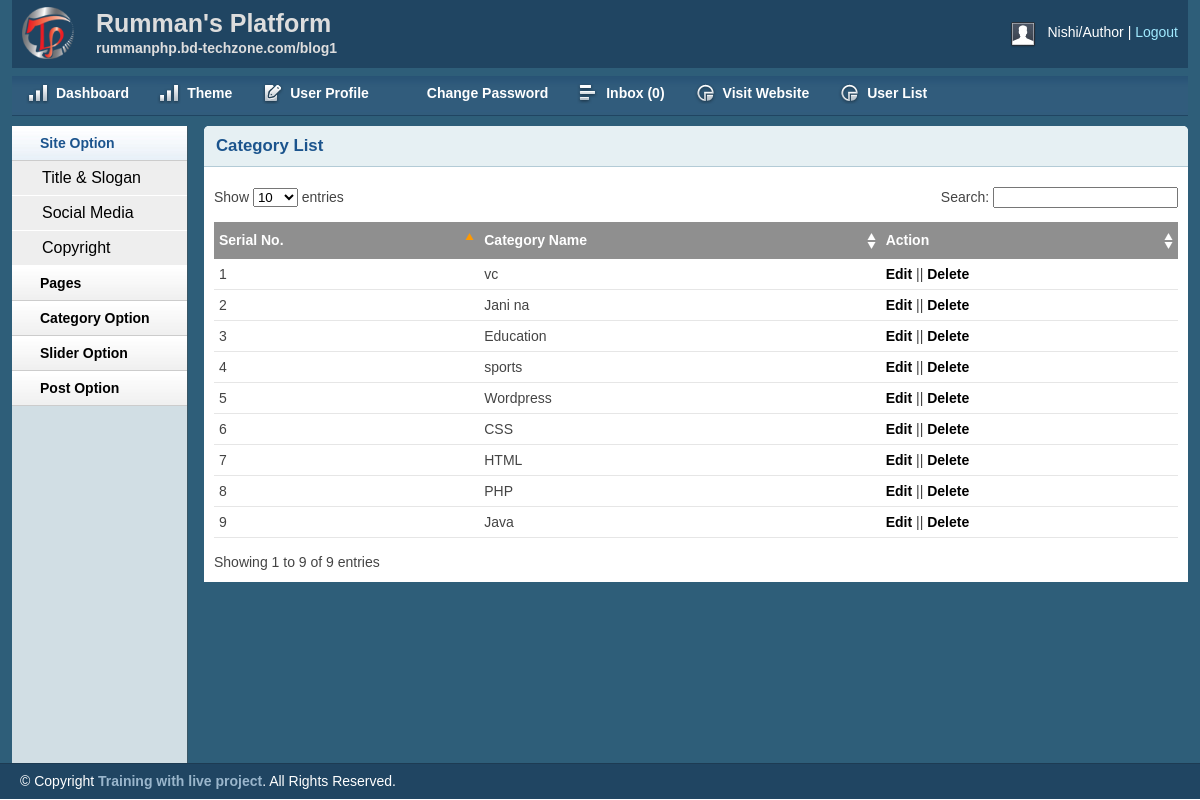
Page /admin/catlist.php (signed in) on the committed database.
### tables this page shows
CREATE TABLE `forcat` (
  `id` int(255) NOT NULL,
  `name` varchar(300) NOT NULL
);

### lib/Database.php (called while the page is built, shortened)
<?php
Class Database{
	public $host   = DB_HOST;
	public $user   = DB_USER;
	public $pass   = DB_PASS;
	public $dbname = DB_NAME;
	public $link;
	private function connectDB(){
	$this->link = new mysqli($this->host, $this->user, $this->pass, $this->dbname);
 }
	public function select($query){
		$result = $this->link->query($query) or die($this->link->error.__LINE__);
		if($result->num_rows > 0){
			return $result;
		} else {
			return false;
		}
	}
}

### admin/catlist.php (the view, shortened to what this page needs)
<?php include 'inc/adminheader.php'; ?>
<?php include 'inc/adminsidebar.php'; ?>
            <div class="box round first grid">
                <h2>Category List</h2>
                <div class="block">
                    <table class="data display datatable" id="example">
					<thead>
						<tr>
							<th>Serial No.</th>
							<th>Category Name</th>
							<th>Action</th>
						</tr>
					</thead>
					<tbody>
<?php
		$query="select * from forcat order by id desc";
		$result = $db->select($query);
		if($result)
		{
			$i=0;
			while($value=$result->fetch_assoc())
			{
				$i++;
?>
						<tr class="odd gradeX">
							<td><?php echo $i;?></td>
							<td><?php echo $value['name'];?></td>
							<td><a href="categoryedit.php?catedit=<?php echo $value['id'];?>">Edit</a> || <a onclick = "return confirm('Are You Sure To Delete ?')" href="?catdelete=<?php echo $value['id'];?>">Delete</a>
						</tr>
				<?php } }?>
					</tbody>
				</table>
               </div>
            </div>
<?php include 'inc/adminfooter.php';?>

### admin/css/layout.css (style rules this page uses)
body { background: #fff none repeat scroll 0 0; color: #444; font-size: 14px; padding: 0; }
a { color: #000; font-weight:bold; text-decoration: none; }
h1, h2, h3, h4, h5, h6 { line-height:1.2em; margin-bottom:.3em; }
h2 { margin-top:1em; }
.box { background:#fff; margin-bottom:20px; padding:10px 10px 10px 10px; margin-left:-8px; }
.box.grid { padding-bottom:40px; }
.box.round { -moz-border-radius: 5px 5px 0px 0px; -webkit-border-radius: 5px 5px 0px 0px; border-radius: 5px 5px 0px 0px; }
.box h2 { font-size:1.2em; font-weight:bold; color:#1B548D; background:#E6F0F3; margin:-10px -10px 0 -10px; padding:10px 12px; border-bottom:1px solid #B3CBD6; -moz-border-radius: 5px 5px 0px 0px; -webkit-border-radius: 5px 5px 0px 0px; border-radius: 5px 5px 0px 0px; }
.box.first { min-height: 406px; }
.block { padding-top:20px; }
.block { padding-bottom:1px; }
table.display { margin: 0 auto; clear: both; width: 100%; }
.sorting_asc { background: #8f8f8f url(../img/table/sort_asc.png) no-repeat center right; padding:8px 5px; text-align:left; color:#fff; }
.sorting { background:#8f8f8f url(../img/table/sort_both.png) no-repeat center right; padding:8px 5px; text-align:left; color:#fff; }
tr.odd { height: 30px; line-height: 30px; border-bottom:1px solid #e6e6e6; }
tr.even { height: 30px; line-height: 30px; border-bottom:1px solid #e6e6e6; }
tr.odd td, tr.even td { padding-left:5px; }

### rows in the picture
forcat: name "vc"
forcat: name "Jani na"
forcat: name "Education"
forcat: name "sports"
forcat: name "Wordpress"
forcat: name "CSS"
forcat: name "HTML"
forcat: name "PHP"
forcat: name "Java"

### other values in the picture
Session::get('username') "Nishi"
